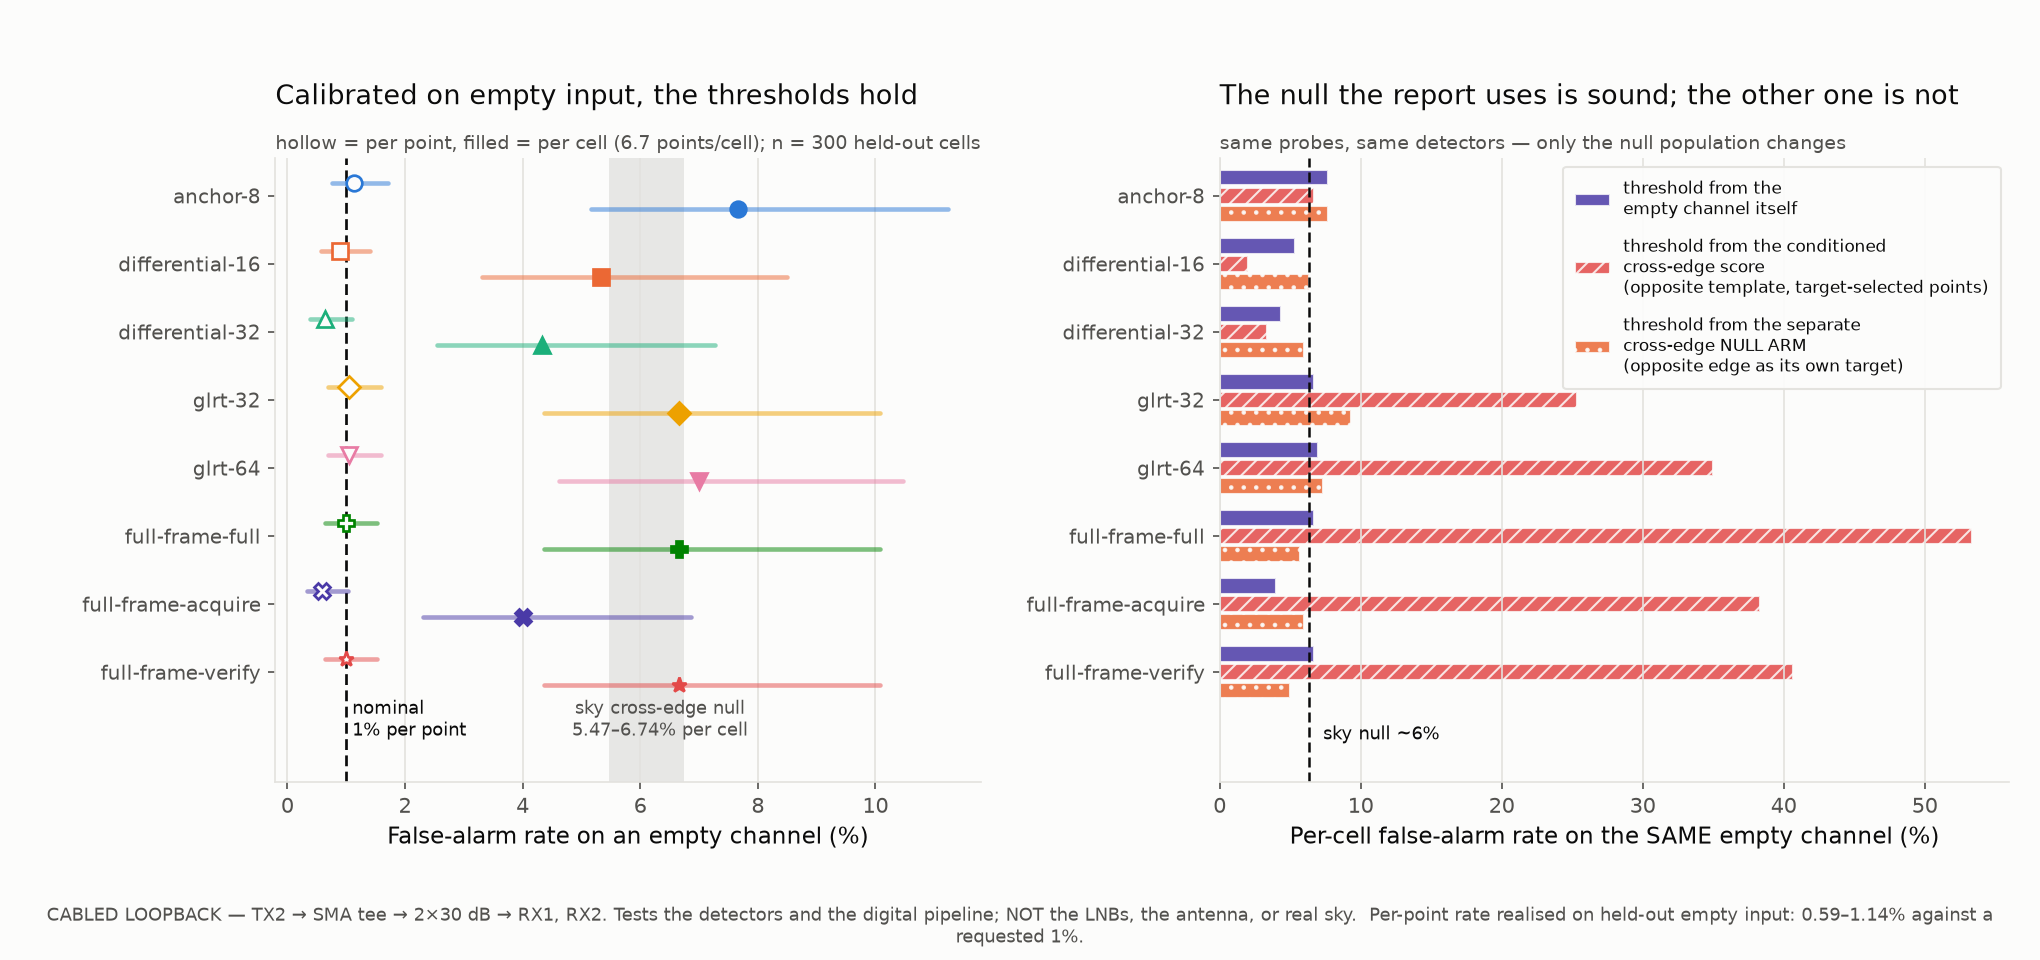

Python code for this plot:
"""E3 figure: what the detectors do on a channel that is genuinely empty.

Left: the false-alarm rate when the threshold is drawn from the empty channel
itself, per point and per cell, against the nominal 1% and against the
5.47-6.74% per cell the report measures on sky.

Right: the same empty channel, judged by thresholds drawn the way the pipeline
draws them.  The repository builds two different cross-edge nulls and they do
not behave alike; this is the panel that says which.
"""
from __future__ import annotations

import json
from pathlib import Path
import sys

import numpy as np

HERE = Path(__file__).resolve().parent
sys.path.insert(0, str(HERE))
sys.path.insert(0, str(HERE.parent))
import analysis as A
import style

E3 = HERE.parent / "e3_falsealarm.json"
E3B = HERE.parent / "e3b_summary.json"


def main() -> None:
    style.apply()
    import matplotlib.pyplot as plt

    data = json.loads(E3.read_text())
    extra = json.loads(E3B.read_text()) if E3B.exists() else None

    methods = list(A.METHODS)
    ys = np.arange(len(methods))

    fig = plt.figure(figsize=(13.6, 6.4))
    grid = fig.add_gridspec(1, 2, width_ratios=[1.0, 1.12], wspace=0.32,
                            left=0.135, right=0.985, top=0.835, bottom=0.185)
    ax = fig.add_subplot(grid[0, 0])
    ax2 = fig.add_subplot(grid[0, 1])

    sky = list(A.SKY_NULL_RATE.values())
    ax.axvspan(min(sky) * 100, max(sky) * 100, color=style.MUTED, alpha=0.18,
               linewidth=0)
    ax.axvline(1.0, color=style.INK, linewidth=1.3, linestyle=(0, (4, 2)))
    # Both reference labels sit along the bottom of the plot body: at the top
    # they run into the subtitle, and this axis has spare room below the last
    # detector row.
    ax.text(1.0, len(methods) + 0.02, " nominal\n 1% per point", ha="left",
            va="bottom", fontsize=8.5, color=style.INK)
    ax.text(np.mean(sky) * 100, len(methods) + 0.02,
            "sky cross-edge null\n5.47–6.74% per cell", ha="center",
            va="bottom", fontsize=8.5, color=style.INK_2)

    for i, m in enumerate(methods):
        s = style.STYLE[m]
        row = data["measured"][m]
        for key, offset, filled in (("per_point", -0.19, False),
                                    ("per_cell", 0.19, True)):
            r = row[key]
            ax.plot([r["lo"] * 100, r["hi"] * 100], [i + offset] * 2,
                    color=s["color"], linewidth=2.2, alpha=0.5,
                    solid_capstyle="round")
            ax.plot([r["rate"] * 100], [i + offset], marker=s["marker"],
                    color=s["color"], markersize=7.5,
                    markerfacecolor=s["color"] if filled else style.SURFACE,
                    markeredgecolor=s["color"], markeredgewidth=1.3)
    ax.set_yticks(ys)
    ax.set_yticklabels(methods, fontsize=9.5)
    ax.set_ylim(len(methods) + 0.62, -0.55)
    ax.set_xlabel("False-alarm rate on an empty channel (%)")
    ax.grid(axis="y", visible=False)
    ax.set_title("Calibrated on empty input, the thresholds hold", loc="left",
                 pad=26)
    pop = data["population"]
    ax.text(0.0, 1.015,
            f"hollow = per point, filled = per cell ({pop['points_per_cell_mean']:.1f} "
            f"points/cell); n = {pop['evaluation_observations']} held-out cells",
            transform=ax.transAxes, fontsize=9, color=style.INK_2)

    # -- right panel: the two null constructions ----------------------------
    labels = ["threshold from the\nempty channel itself",
              "threshold from the conditioned\ncross-edge score\n(opposite template, "
              "target-selected points)"]
    series = [[data["measured"][m]["per_cell"]["rate"] * 100 for m in methods],
              [data["measured"][m]["per_cell_cross_edge_threshold"]["rate"] * 100
               for m in methods]]
    if extra:
        labels.append("threshold from the separate\ncross-edge NULL ARM\n"
                      "(opposite edge as its own target)")
        series.append([extra["per_cell_at_null_arm_threshold"][m]["rate"] * 100
                       for m in methods])

    height = 0.8 / len(series)
    hatches = [None, "///", ".."]
    greys = ["#4a3aa7", "#e34948", "#eb6834"]
    for k, (label, values) in enumerate(zip(labels, series)):
        ax2.barh(ys + (k - (len(series) - 1) / 2) * height, values,
                 height=height * 0.86, color=greys[k], alpha=0.85,
                 label=label, hatch=hatches[k], edgecolor=style.SURFACE,
                 linewidth=1.0)
    ax2.axvline(np.mean(sky) * 100, color=style.INK, linewidth=1.2,
                linestyle=(0, (4, 2)))
    ax2.text(np.mean(sky) * 100 + 1.0, len(methods) + 0.05, "sky null ~6%",
             fontsize=8.5, color=style.INK, va="bottom")
    ax2.set_yticks(ys)
    ax2.set_yticklabels(methods, fontsize=9.5)
    ax2.set_ylim(len(methods) + 0.62, -0.55)
    ax2.set_xlabel("Per-cell false-alarm rate on the SAME empty channel (%)")
    ax2.grid(axis="y", visible=False)
    ax2.legend(loc="upper right", fontsize=8.2, labelspacing=1.0,
               borderpad=0.7, framealpha=0.94, frameon=True,
               facecolor=style.SURFACE, edgecolor=style.GRID)
    worst = max(series[1])
    ax2.set_title("The null the report uses is sound; the other one is not",
                  loc="left", pad=26)
    ax2.text(0.0, 1.015,
             "same probes, same detectors — only the null population changes",
             transform=ax2.transAxes, fontsize=9, color=style.INK_2)

    style.footer(fig,
                 f"Per-point rate realised on held-out empty input: "
                 f"{min(r['per_point']['rate'] for r in data['measured'].values())*100:.2f}"
                 f"–{max(r['per_point']['rate'] for r in data['measured'].values())*100:.2f}% "
                 f"against a requested 1%.")
    fig.savefig(HERE / "false-alarm-empty-channel.png")
    print("per-cell at empty threshold:",
          {m: round(data["measured"][m]["per_cell"]["rate"] * 100, 2) for m in methods})
    print("per-cell at conditioned cross-edge threshold:",
          {m: round(data["measured"][m]["per_cell_cross_edge_threshold"]["rate"] * 100, 2)
           for m in methods})


if __name__ == "__main__":
    main()
